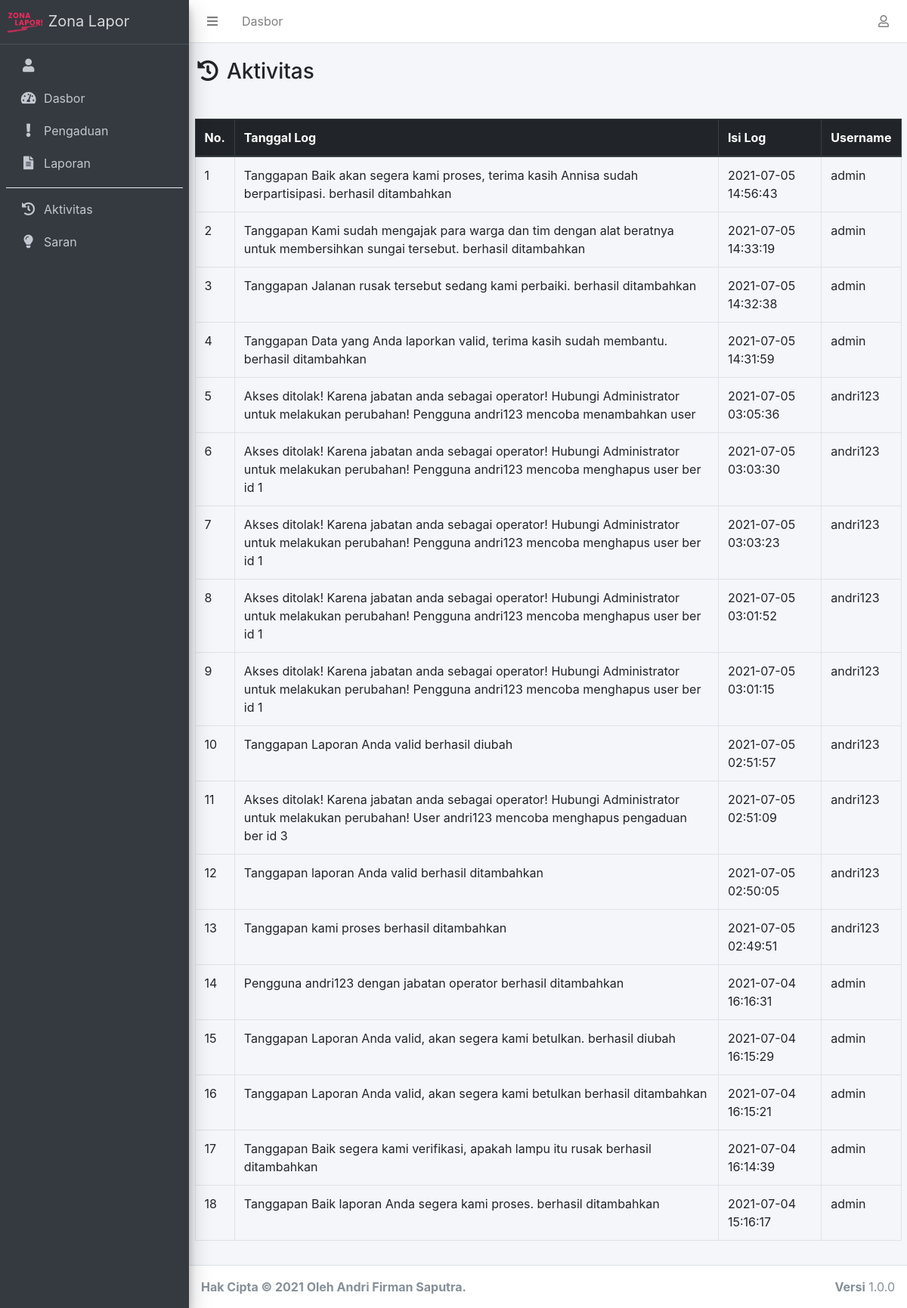
Before: /index.php/log with the older database file.
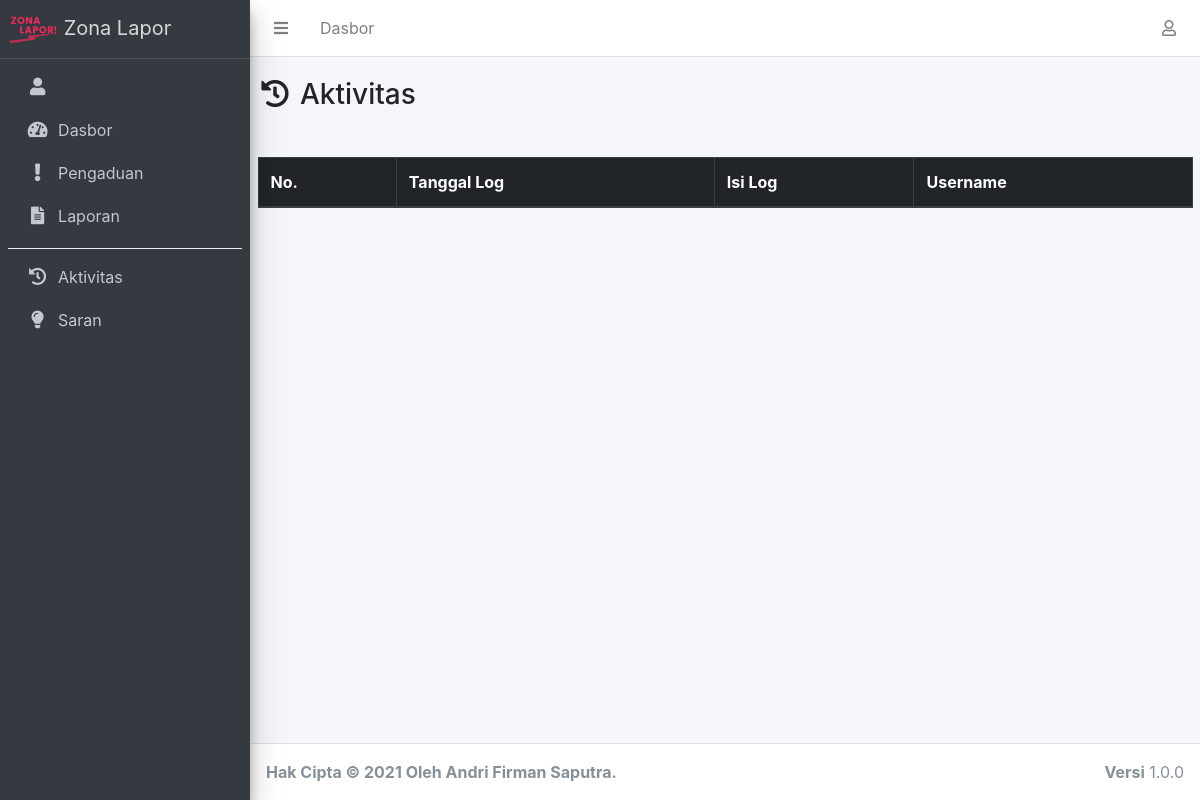
After: the same page with the newer database file.
### tables this page shows
CREATE TABLE `log` (
  `id_log` int(11) NOT NULL,
  `isi_log` text NOT NULL,
  `tgl_log` datetime NOT NULL,
  `id_user` int(11) NOT NULL
);

CREATE TABLE `user` (
  `id_user` int(11) NOT NULL,
  `nama` varchar(100) NOT NULL,
  `username` varchar(100) NOT NULL,
  `password` varchar(255) NOT NULL,
  `no_telepon` varchar(20) NOT NULL,
  `jabatan` enum('administrator','operator') NOT NULL
);

### application/controllers/Log.php (called while the page is built, shortened)
<?php
class Log extends CI_Controller
{
	public function __construct()
	{
		$this->load->model('Admin_model', 'admo');
		$this->load->model('Log_model', 'lomo');
	}
	public function index()
	{
		$data['dataUser']	= $this->admo->getDataUserAdmin();
		$data['title'] 		= 'Riwayat';
		$data['log']   		= $this->lomo->getLog();
		$this->load->view('templates/header-admin', $data);
		$this->load->view('log/index', $data);
		$this->load->view('templates/footer-admin', $data);
	}
}

### index.php (called while the page is built, shortened)
<?php
require_once BASEPATH.'core/CodeIgniter.php';

### application/models/Log_model.php (called while the page is built, shortened)
<?php
class Log_model extends CI_Model
{
	public function getLog()
	{
		$this->db->join('user', 'user.id_user=log.id_user');
		$this->db->order_by('tgl_log', 'desc');
		return $this->db->get('log')->result_array();
	}
}

### application/views/log/index.php (the view)
<div class="container">
	<div class="row justify-content-center py-3">
		<div class="col-lg header-title">
			<h3><i class="fas fa-fw fa-history"></i> Aktivitas</h3>
		</div>
	</div>
	<div class="row py-3">
		<div class="col-lg">
			<div class="table-responsive">
				<table class="table table-bordered" id="table_id">
					<thead class="thead-dark">
						<tr>
							<th>No.</th>
							<th>Tanggal Log</th>
							<th>Isi Log</th>
							<th>Username</th>
						</tr>
					</thead>
					<tbody>
						<?php $i = 1; ?>
						<?php foreach ($log as $dl): ?>
							<tr>
								<td><?= $i++; ?></td>
								<td><?= $dl['isi_log']; ?></td>
								<td><?= $dl['tgl_log']; ?></td>
								<td><?= $dl['username']; ?></td>
							</tr>
						<?php endforeach ?>
					</tbody>
				</table>
			</div>
		</div>
	</div>
</div>

### application/views/templates/header-admin.php (shortened to what this page needs)
<!DOCTYPE html>
<html>
<head>
  <?php include 'include/css.php'; ?>
</head>
<body class="hold-transition sidebar-mini layout-fixed">
  <div class="wrapper">
    <?php include 'include/navbar.php'; ?>
    <?php include 'include/sidebar.php'; ?>
    <div class="content-wrapper">

### application/views/templates/include/css.php (shortened to what this page needs)
<link rel="stylesheet" href="<?= base_url('assets/vendor/bootstrap/css/bootstrap.min.css'); ?>">
<link rel="stylesheet" href="<?= base_url('assets/vendor/fontawesome/css/all.min.css'); ?>">
<link rel="stylesheet" href="<?= base_url('assets/vendor/adminlte/css/adminlte.min.css'); ?>">
<link rel="stylesheet" href="<?= base_url('assets/vendor/overlayScrollbars/css/OverlayScrollbars.min.css'); ?>">
<link rel="stylesheet" href="<?= base_url('assets/vendor/datatables/css/dataTables.bootstrap4.min.css'); ?>">
<link rel="stylesheet" href="<?= base_url('assets/vendor/fancybox/css/jquery.fancybox.min.css'); ?>">
<link rel="stylesheet" href="<?= base_url('assets/css/zona_lapor.css'); ?>">

### application/views/templates/include/navbar.php (shortened to what this page needs)
<nav class="main-header navbar navbar-expand navbar-white navbar-light">
  <ul class="navbar-nav">
    <li class="nav-item">
      <a class="nav-link" data-widget="pushmenu" href="#" role="button"><i class="fas fa-bars"></i></a>
    </li>
    <li class="nav-item d-none d-sm-inline-block">
      <a href="<?= base_url('admin'); ?>" class="nav-link">Dasbor</a>
    </li>
  </ul>
  <ul class="navbar-nav ml-auto">
    <li class="nav-item dropdown">
      <a class="nav-link" data-toggle="dropdown" href="#">
        <i class="far fa-user"></i>
      </a>
    </li>
  </ul>
</nav>

### application/views/templates/include/sidebar.php (shortened to what this page needs)
<aside class="main-sidebar sidebar-dark-primary elevation-4">
  <a href="<?= base_url('admin'); ?>" class="brand-link">
    <img src="<?= base_url('assets/img/img_properties/favicon.png'); ?>" alt="AdminLTE Logo" class="img-w-50">
    <span class="brand-text">Zona Lapor</span>
  </a>
  <div class="sidebar">
    <nav class="mt-2">
      <ul class="nav nav-pills nav-sidebar flex-column" data-widget="treeview" role="menu" data-accordion="false">
        <li class="nav-item">
          <?php if (
            $_SERVER['REQUEST_URI'] == '/zona_lapor/admin/profile' ||
            $_SERVER['REQUEST_URI'] == '/zona_lapor/admin/profile/'
          ): ?>
            <a href="<?= base_url('admin/profile'); ?>" class="nav-link active"><i class="nav-icon fas fa-fw fa-user"></i> <p><?= $dataUser['username']; ?></p></a>
          <?php else: ?>
            <a href="<?= base_url('admin/profile'); ?>" class="nav-link"><i class="nav-icon fas fa-fw fa-user"></i> <p><?= $dataUser['username']; ?></p></a>
          <?php endif ?>
        </li>
        <li class="nav-item">
          <?php if (
            $_SERVER['REQUEST_URI'] == '/zona_lapor/admin' ||
            $_SERVER['REQUEST_URI'] == '/zona_lapor/admin/'
          ): ?>
            <a href="<?= base_url('admin'); ?>" class="nav-link active">
          <?php else: ?>
            <a href="<?= base_url('admin'); ?>" class="nav-link">
          <?php endif ?>
            <i class="nav-icon fas fa-tachometer-alt"></i>
            <p>
              Dasbor
            </p>
          </a>
        </li>
        <li class="nav-item">
          <?php if (
            $_SERVER['REQUEST_URI'] == '/zona_lapor/pengaduan' ||
            $_SERVER['REQUEST_URI'] == '/zona_lapor/pengaduan/'
          ): ?>
            <a href="<?= base_url('pengaduan'); ?>" class="nav-link active">
              <i class="fas fa-exclamation nav-icon"></i>
              <p>Pengaduan</p>
            </a>
          <?php else: ?>
            <a href="<?= base_url('pengaduan'); ?>" class="nav-link">
              <i class="fas fa-exclamation nav-icon"></i>
              <p>Pengaduan</p>
            </a>
          <?php endif ?>
        </li>
        <li class="nav-item">
          <?php if (
            $_SERVER['REQUEST_URI'] == '/zona_lapor/laporan' ||
            $_SERVER['REQUEST_URI'] == '/zona_lapor/laporan/'
          ): ?>
            <a href="<?= base_url('laporan'); ?>" class="nav-link active">
              <i class="fas fa-file-alt nav-icon"></i>
              <p>Laporan</p>
            </a>
          <?php else: ?>
            <a href="<?= base_url('laporan'); ?>" class="nav-link">
              <i class="fas fa-file-alt nav-icon"></i>
              <p>Laporan</p>
            </a>
          <?php endif ?>
        </li>
        <div class="dropdown-divider"></div>
        <li class="nav-item">
          <?php if (
            $_SERVER['REQUEST_URI'] == '/zona_lapor/log' ||
            $_SERVER['REQUEST_URI'] == '/zona_lapor/log/'
          ): ?>
            <a href="<?= base_url('log'); ?>" class="nav-link active">
              <i class="fas fa-history nav-icon"></i>
              <p>Aktivitas</p>
            </a>
          <?php else: ?>
            <a href="<?= base_url('log'); ?>" class="nav-link">
              <i class="fas fa-history nav-icon"></i>
              <p>Aktivitas</p>
            </a>
          <?php endif ?>
        </li>
        <li class="nav-item">
          <?php if (
            $_SERVER['REQUEST_URI'] == '/zona_lapor/saran' ||
            $_SERVER['REQUEST_URI'] == '/zona_lapor/saran/'
          ): ?>
            <a href="<?= base_url('saran'); ?>" class="nav-link active">
              <i class="fas fa-lightbulb nav-icon"></i>
              <p>Saran</p>
            </a>
          <?php else: ?>
            <a href="<?= base_url('saran'); ?>" class="nav-link">
              <i class="fas fa-lightbulb nav-icon"></i>
              <p>Saran</p>
            </a>
          <?php endif ?>
        </li>
      </ul>
    </nav>
  </div>
</aside>

### application/views/templates/footer-admin.php (shortened to what this page needs)
		</div>
		<footer class="main-footer">
			<strong>Hak Cipta &copy; 2021 Oleh Andri Firman Saputra.</strong>
			<div class="float-right d-none d-sm-inline-block">
				<b>Versi</b> 1.0.0
			</div>
		</footer>
	</div>
</body>
</html>

### assets/css/zona_lapor.css (style rules this page uses)
.header-title { margin: 5px 0; text-align: center; }
@media (min-width: 992px) { .header-title { margin: 5px 0; text-align: left; } }
.img-w-50 { width: 50px !important; }

Changed rows visible on the page:
removed log: isi_log "Tanggapan Baik akan segera kami proses, terima kasih Annisa sudah berpartisipasi. berhasil ditambahkan", tgl_log "2021-07-05 14:56:43", id_user.username "admin"
removed log: isi_log "Tanggapan Kami sudah mengajak para warga dan tim dengan alat beratnya untuk membersihkan sungai tersebut. berhasil ditambahkan", tgl_log "2021-07-05 14:33:19", id_user.username "admin"
removed log: isi_log "Tanggapan Jalanan rusak tersebut sedang kami perbaiki. berhasil ditambahkan", tgl_log "2021-07-05 14:32:38", id_user.username "admin"
removed log: isi_log "Tanggapan Data yang Anda laporkan valid, terima kasih sudah membantu. berhasil ditambahkan", tgl_log "2021-07-05 14:31:59", id_user.username "admin"
removed log: isi_log "Akses ditolak! Karena jabatan anda sebagai operator! Hubungi Administrator untuk melakukan perubahan! Pengguna andri123 mencoba menambahkan user", tgl_log "2021-07-05 03:05:36", id_user.username "andri123"
removed log: isi_log "Akses ditolak! Karena jabatan anda sebagai operator! Hubungi Administrator untuk melakukan perubahan! Pengguna andri123 mencoba menghapus user ber id 1", tgl_log "2021-07-05 03:03:30", id_user.username "andri123"
removed log: isi_log "Akses ditolak! Karena jabatan anda sebagai operator! Hubungi Administrator untuk melakukan perubahan! Pengguna andri123 mencoba menghapus user ber id 1", tgl_log "2021-07-05 03:03:23", id_user.username "andri123"
removed log: isi_log "Akses ditolak! Karena jabatan anda sebagai operator! Hubungi Administrator untuk melakukan perubahan! Pengguna andri123 mencoba menghapus user ber id 1", tgl_log "2021-07-05 03:01:52", id_user.username "andri123"
removed log: isi_log "Akses ditolak! Karena jabatan anda sebagai operator! Hubungi Administrator untuk melakukan perubahan! Pengguna andri123 mencoba menghapus user ber id 1", tgl_log "2021-07-05 03:01:15", id_user.username "andri123"
removed log: isi_log "Tanggapan Laporan Anda valid berhasil diubah", tgl_log "2021-07-05 02:51:57", id_user.username "andri123"
removed log: isi_log "Akses ditolak! Karena jabatan anda sebagai operator! Hubungi Administrator untuk melakukan perubahan! User andri123 mencoba menghapus pengaduan ber id 3", tgl_log "2021-07-05 02:51:09", id_user.username "andri123"
removed log: isi_log "Tanggapan laporan Anda valid berhasil ditambahkan", tgl_log "2021-07-05 02:50:05", id_user.username "andri123"
removed log: isi_log "Tanggapan kami proses berhasil ditambahkan", tgl_log "2021-07-05 02:49:51", id_user.username "andri123"
removed log: isi_log "Pengguna andri123 dengan jabatan operator berhasil ditambahkan", tgl_log "2021-07-04 16:16:31", id_user.username "admin"
removed log: isi_log "Tanggapan Laporan Anda valid, akan segera kami betulkan. berhasil diubah", tgl_log "2021-07-04 16:15:29", id_user.username "admin"
removed log: isi_log "Tanggapan Laporan Anda valid, akan segera kami betulkan berhasil ditambahkan", tgl_log "2021-07-04 16:15:21", id_user.username "admin"
removed log: isi_log "Tanggapan Baik segera kami verifikasi, apakah lampu itu rusak berhasil ditambahkan", tgl_log "2021-07-04 16:14:39", id_user.username "admin"
removed log: isi_log "Tanggapan Baik laporan Anda segera kami proses. berhasil ditambahkan", tgl_log "2021-07-04 15:16:17", id_user.username "admin"
